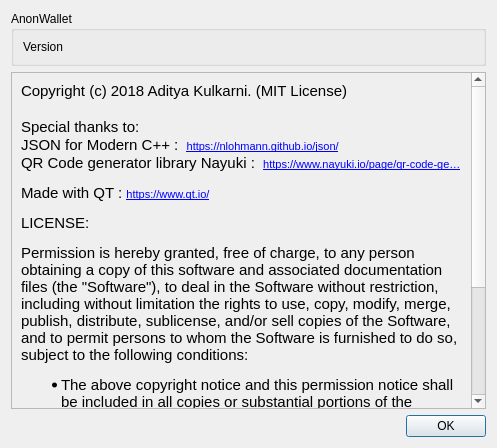
<?xml version="1.0" encoding="UTF-8"?>
<ui version="4.0">
 <class>about</class>
 <widget class="QDialog" name="about">
  <property name="geometry">
   <rect>
    <x>0</x>
    <y>0</y>
    <width>497</width>
    <height>448</height>
   </rect>
  </property>
  <property name="windowTitle">
   <string>About</string>
  </property>
  <layout class="QVBoxLayout" name="verticalLayout">
   <item>
    <widget class="QGroupBox" name="groupBox">
     <property name="title">
      <string notr="true">AnonWallet</string>
     </property>
     <layout class="QVBoxLayout" name="verticalLayout_2">
      <item>
       <widget class="QLabel" name="versionLabel">
        <property name="text">
         <string notr="true">Version</string>
        </property>
       </widget>
      </item>
     </layout>
    </widget>
   </item>
   <item>
    <widget class="QScrollArea" name="scrollArea">
     <property name="widgetResizable">
      <bool>true</bool>
     </property>
     <widget class="QWidget" name="scrollAreaWidgetContents">
      <property name="geometry">
       <rect>
        <x>0</x>
        <y>0</y>
        <width>463</width>
        <height>517</height>
       </rect>
      </property>
      <layout class="QVBoxLayout" name="verticalLayout_3">
       <item>
        <widget class="QLabel" name="label">
         <property name="text">
          <string notr="true">&lt;!DOCTYPE HTML PUBLIC &quot;-//W3C//DTD HTML 4.0//EN&quot; &quot;http://www.w3.org/TR/REC-html40/strict.dtd&quot;&gt;
&lt;html&gt;&lt;head&gt;&lt;meta name=&quot;qrichtext&quot; content=&quot;1&quot; /&gt;&lt;style type=&quot;text/css&quot;&gt;
p, li { white-space: pre-wrap; }
&lt;/style&gt;&lt;/head&gt;&lt;body style=&quot; font-family:'MS Shell Dlg 2'; font-size:8.1pt; font-weight:400; font-style:normal;&quot;&gt;
&lt;p style=&quot; margin-top:0px; margin-bottom:0px; margin-left:0px; margin-right:0px; -qt-block-indent:0; text-indent:0px;&quot;&gt;&lt;span style=&quot; font-family:'Ubuntu'; font-size:11pt;&quot;&gt;Copyright (c) 2018 Aditya Kulkarni. (MIT License)&lt;/span&gt;&lt;/p&gt;
&lt;p style=&quot;-qt-paragraph-type:empty; margin-top:0px; margin-bottom:0px; margin-left:0px; margin-right:0px; -qt-block-indent:0; text-indent:0px; font-family:'Ubuntu'; font-size:11pt;&quot;&gt;&lt;br /&gt;&lt;/p&gt;
&lt;p style=&quot; margin-top:0px; margin-bottom:0px; margin-left:0px; margin-right:0px; -qt-block-indent:0; text-indent:0px;&quot;&gt;&lt;span style=&quot; font-family:'Ubuntu'; font-size:11pt;&quot;&gt;Special thanks to:&lt;/span&gt;&lt;/p&gt;
&lt;p style=&quot; margin-top:0px; margin-bottom:0px; margin-left:0px; margin-right:0px; -qt-block-indent:0; text-indent:0px;&quot;&gt;&lt;span style=&quot; font-family:'Ubuntu'; font-size:11pt;&quot;&gt;JSON for Modern C++ :  &lt;/span&gt;&lt;a href=&quot;https://nlohmann.github.io/json/&quot;&gt;&lt;span style=&quot; font-size:8pt; text-decoration: underline; color:#0000ff;&quot;&gt;https://nlohmann.github.io/json/&lt;/span&gt;&lt;/a&gt;&lt;/p&gt;
&lt;p style=&quot; margin-top:0px; margin-bottom:0px; margin-left:0px; margin-right:0px; -qt-block-indent:0; text-indent:0px;&quot;&gt;&lt;span style=&quot; font-family:'Ubuntu'; font-size:11pt;&quot;&gt;QR Code generator library Nayuki :  &lt;/span&gt;&lt;a href=&quot;https://www.nayuki.io/page/qr-code-generator-library&quot;&gt;&lt;span style=&quot; font-size:8pt; text-decoration: underline; color:#0000ff;&quot;&gt;https://www.nayuki.io/page/qr-code-ge…&lt;/span&gt;&lt;/a&gt;&lt;/p&gt;
&lt;p style=&quot; margin-top:12px; margin-bottom:12px; margin-left:0px; margin-right:0px; -qt-block-indent:0; text-indent:0px;&quot;&gt;&lt;span style=&quot; font-family:'Ubuntu'; font-size:11pt;&quot;&gt;Made with QT : &lt;/span&gt;&lt;a href=&quot;https://www.qt.io/&quot;&gt;&lt;span style=&quot; font-size:8pt; text-decoration: underline; color:#0000ff;&quot;&gt;https://www.qt.io/&lt;/span&gt;&lt;/a&gt;&lt;/p&gt;
&lt;p style=&quot; margin-top:12px; margin-bottom:12px; margin-left:0px; margin-right:0px; -qt-block-indent:0; text-indent:0px;&quot;&gt;&lt;span style=&quot; font-family:'Ubuntu'; font-size:11pt;&quot;&gt;LICENSE:&lt;/span&gt;&lt;/p&gt;
&lt;p style=&quot; margin-top:12px; margin-bottom:12px; margin-left:0px; margin-right:0px; -qt-block-indent:0; text-indent:0px;&quot;&gt;&lt;span style=&quot; font-family:'Ubuntu'; font-size:11pt;&quot;&gt;Permission is hereby granted, free of charge, to any person obtaining a copy of this software and associated documentation files (the &amp;quot;Software&amp;quot;), to deal in the Software without restriction, including without limitation the rights to use, copy, modify, merge, publish, distribute, sublicense, and/or sell copies of the Software, and to permit persons to whom the Software is furnished to do so, subject to the following conditions:&lt;/span&gt;&lt;/p&gt;
&lt;ul style=&quot;margin-top: 0px; margin-bottom: 0px; margin-left: 0px; margin-right: 0px; -qt-list-indent: 1;&quot;&gt;&lt;li style=&quot; font-family:'Ubuntu'; font-size:11pt;&quot; style=&quot; margin-top:12px; margin-bottom:12px; margin-left:0px; margin-right:0px; -qt-block-indent:0; text-indent:0px;&quot;&gt;The above copyright notice and this permission notice shall be included in all copies or substantial portions of the Software.&lt;/li&gt;
&lt;li style=&quot; font-family:'Ubuntu'; font-size:11pt;&quot; style=&quot; margin-top:12px; margin-bottom:12px; margin-left:0px; margin-right:0px; -qt-block-indent:0; text-indent:0px;&quot;&gt;The Software is provided &amp;quot;as is&amp;quot;, without warranty of any kind, express or implied, including but not limited to the warranties of merchantability, fitness for a particular purpose and noninfringement. In no event shall the authors or copyright holders be liable for any claim, damages or other liability, whether in an action of contract, tort or otherwise, arising from, out of or in connection with the Software or the use or other dealings in the Software.&lt;/li&gt;&lt;/ul&gt;&lt;/body&gt;&lt;/html&gt;</string>
         </property>
         <property name="wordWrap">
          <bool>true</bool>
         </property>
         <property name="openExternalLinks">
          <bool>true</bool>
         </property>
         <property name="textInteractionFlags">
          <set>Qt::LinksAccessibleByMouse</set>
         </property>
        </widget>
       </item>
      </layout>
     </widget>
    </widget>
   </item>
   <item>
    <widget class="QDialogButtonBox" name="buttonBox">
     <property name="orientation">
      <enum>Qt::Horizontal</enum>
     </property>
     <property name="standardButtons">
      <set>QDialogButtonBox::Ok</set>
     </property>
    </widget>
   </item>
  </layout>
 </widget>
 <resources/>
 <connections>
  <connection>
   <sender>buttonBox</sender>
   <signal>accepted()</signal>
   <receiver>about</receiver>
   <slot>accept()</slot>
   <hints>
    <hint type="sourcelabel">
     <x>248</x>
     <y>254</y>
    </hint>
    <hint type="destinationlabel">
     <x>157</x>
     <y>274</y>
    </hint>
   </hints>
  </connection>
  <connection>
   <sender>buttonBox</sender>
   <signal>rejected()</signal>
   <receiver>about</receiver>
   <slot>reject()</slot>
   <hints>
    <hint type="sourcelabel">
     <x>316</x>
     <y>260</y>
    </hint>
    <hint type="destinationlabel">
     <x>286</x>
     <y>274</y>
    </hint>
   </hints>
  </connection>
 </connections>
</ui>
